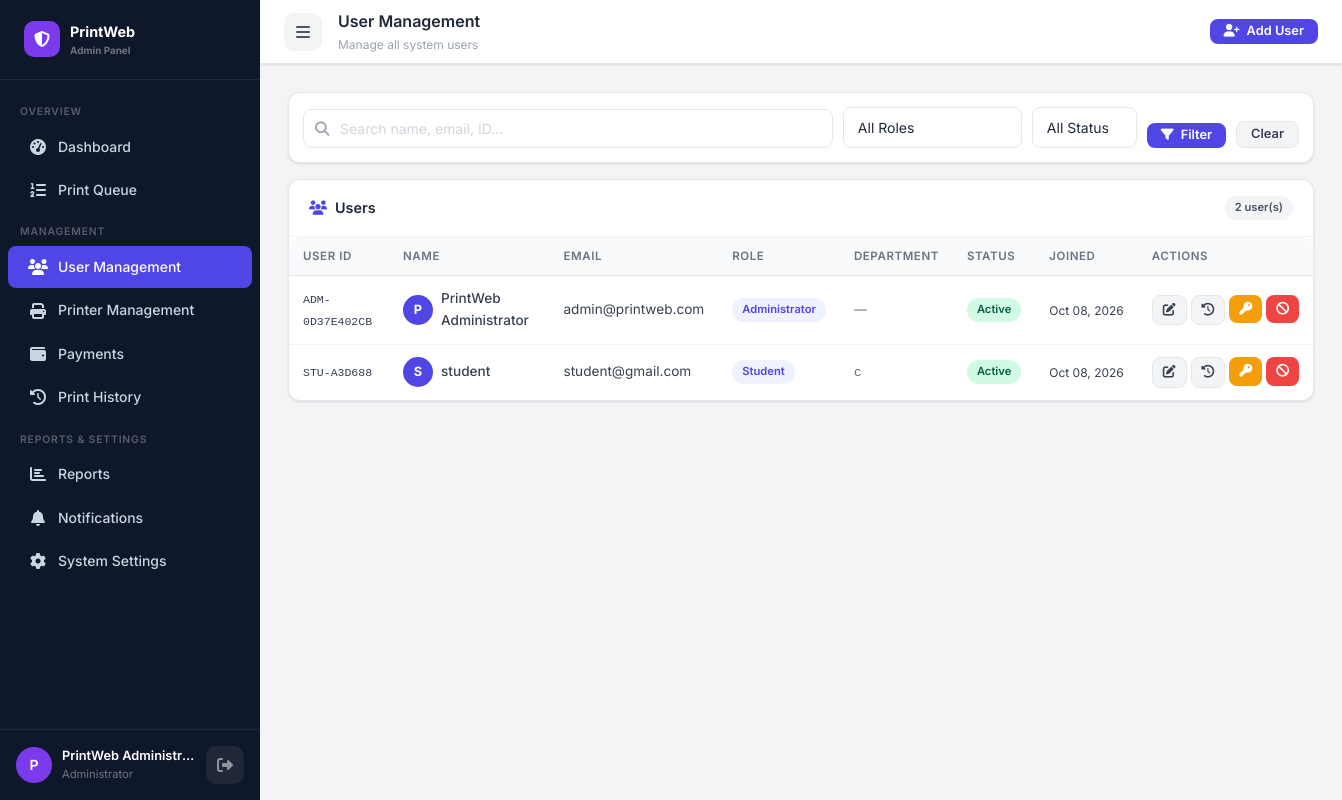
/admin/users.php (signed in), run on the app's committed database.
### tables this page shows
CREATE TABLE `users` (
  `id` int(11) NOT NULL,
  `user_id` varchar(20) NOT NULL,
  `full_name` varchar(150) NOT NULL,
  `email` varchar(150) NOT NULL,
  `password_hash` varchar(255) NOT NULL,
  `role` enum('student','faculty','staff','other','admin','operator') NOT NULL DEFAULT 'student',
  `contact_number` varchar(20) DEFAULT NULL,
  `department` varchar(100) DEFAULT NULL,
  `status` enum('active','inactive','suspended') NOT NULL DEFAULT 'active',
  `email_verified` tinyint(1) NOT NULL DEFAULT 0,
  `profile_picture` varchar(255) DEFAULT NULL,
  `created_at` datetime NOT NULL DEFAULT current_timestamp(),
  `updated_at` datetime NOT NULL DEFAULT current_timestamp() ON UPDATE current_timestamp()
);

### includes/functions.php (called while the page is built, shortened)
<?php
function h(string $str): string {
    return htmlspecialchars($str, ENT_QUOTES, 'UTF-8');
}
function formatDateTime(?string $datetime, string $format = 'M d, Y h:i A'): string {
    return date($format, strtotime($datetime));
}

### admin/users.php (the view, shortened to what this page needs)
<?php
require_once __DIR__ . '/../includes/functions.php';
$search       = trim($_GET['q'] ?? '');
$page         = max(1, (int)($_GET['page'] ?? 1));
$perPage      = 15;
$where  = ['1=1'];
$params = [];
$whereStr = 'WHERE ' . implode(' AND ', $where);
$countStmt = $pdo->prepare("SELECT COUNT(*) FROM users {$whereStr}");
$countStmt->execute($params);
$total = (int)$countStmt->fetchColumn();
$offset = ($page - 1) * $perPage;
$params[] = $perPage; $params[] = $offset;
$stmt = $pdo->prepare("SELECT * FROM users {$whereStr} ORDER BY created_at DESC LIMIT ? OFFSET ?");
$stmt->execute($params);
$users = $stmt->fetchAll();
include __DIR__ . '/../includes/header.php';
?>
<div class="app-wrapper">
<?php include __DIR__ . '/../includes/sidebar_admin.php'; ?>
<div class="main-content">
    <div class="topbar">
        <button class="icon-btn" id="sidebarToggle"><i class="fas fa-bars"></i></button>
        <div class="topbar-title">User Management<small>Manage all system users</small></div>
        <div class="topbar-actions">
            <button class="btn btn-primary btn-sm" onclick="openModal('addUserModal')">
                <i class="fas fa-user-plus"></i> Add User
            </button>
        </div>
    </div>
    <div class="page-content">
        <div class="card fade-in" style="margin-bottom:16px">
            <div class="card-body" style="padding:14px">
                <form method="GET" style="display:flex;gap:10px;flex-wrap:wrap;align-items:flex-end">
                    <div class="search-box" style="flex:1;min-width:200px">
                        <i class="fas fa-search"></i>
                        <input type="text" name="q" class="form-control" value="<?= h($search) ?>" placeholder="Search name, email, ID...">
                    </div>
                    <select name="role" class="form-select" style="width:auto">
                        <option value="">All Roles</option>
                    </select>
                    <select name="status" class="form-select" style="width:auto">
                        <option value="">All Status</option>
                    </select>
                    <button type="submit" class="btn btn-primary btn-sm"><i class="fas fa-filter"></i> Filter</button>
                    <a href="<?= BASE_URL ?>/admin/users.php" class="btn btn-secondary btn-sm">Clear</a>
                </form>
            </div>
        </div>
        <div class="card fade-in">
            <div class="card-header">
                <div class="card-title"><i class="fas fa-users"></i> Users</div>
                <span class="badge badge-secondary"><?= $total ?> user(s)</span>
            </div>
            <div class="table-wrapper">
                <table>
                    <thead>
                        <tr><th>User ID</th><th>Name</th><th>Email</th><th>Role</th><th>Department</th><th>Status</th><th>Joined</th><th>Actions</th></tr>
                    </thead>
                    <tbody>
                        <?php foreach ($users as $u): ?>
                        <tr>
                            <td><code style="font-size:.72rem"><?= h($u['user_id']) ?></code></td>
                            <td>
                                <div style="display:flex;align-items:center;gap:8px">
                                    <div style="width:30px;height:30px;border-radius:50%;background:var(--primary);color:#fff;display:flex;align-items:center;justify-content:center;font-size:.8rem;font-weight:700;flex-shrink:0">
                                        <?= strtoupper(substr($u['full_name'],0,1)) ?>
                                    </div>
                                    <span style="font-weight:500"><?= h($u['full_name']) ?></span>
                                </div>
                            </td>
                            <td><?= h($u['email']) ?></td>
                            <td><span class="badge badge-primary"><?= ROLES[$u['role']] ?? $u['role'] ?></span></td>
                            <td style="color:var(--gray-500);font-size:.8rem"><?= h($u['department'] ?: '—') ?></td>
                            <td>
                                <?php if ($u['status'] === 'active'): ?>
                                    <span class="badge badge-success">Active</span>
                                <?php elseif ($u['status'] === 'inactive'): ?>
                                    <span class="badge badge-secondary">Inactive</span>
                                <?php else: ?>
                                    <span class="badge badge-danger">Suspended</span>
                                <?php endif; ?>
                            </td>
                            <td style="font-size:.75rem;white-space:nowrap"><?= formatDateTime($u['created_at'], 'M d, Y') ?></td>
                            <td>
                                <div style="display:flex;gap:4px">
                                    <a href="?edit=<?= $u['id'] ?>" class="btn btn-secondary btn-sm btn-icon" data-tooltip="Edit"><i class="fas fa-edit"></i></a>
                                    <a href="<?= BASE_URL ?>/admin/users.php?view_history=<?= $u['id'] ?>" class="btn btn-secondary btn-sm btn-icon" data-tooltip="History"><i class="fas fa-history"></i></a>
                                    <form method="POST" style="display:inline" onsubmit="return confirm('Reset password to PrintWeb@123?')">
                                        <button type="submit" class="btn btn-warning btn-sm btn-icon" data-tooltip="Reset Password"><i class="fas fa-key"></i></button>
                                    </form>
                                    <?php if ($u['status'] === 'active'): ?>
                                    <form method="POST" style="display:inline" onsubmit="return confirm('Deactivate this user?')">
                                        <button type="submit" class="btn btn-danger btn-sm btn-icon" data-tooltip="Deactivate"><i class="fas fa-ban"></i></button>
                                    </form>
                                    <?php endif; ?>
                                </div>
                            </td>
                        </tr>
                        <?php endforeach; ?>
                    </tbody>
                </table>
            </div>
        </div>
    </div>
</div>
</div>
<?php include __DIR__ . '/../includes/footer.php'; ?>

### data on the page
users: user "ADM-0D37E402CB", full_name "P", full_name "PrintWeb Administrator", email "admin@printweb.com", role "Administrator", department "—", status "Active", created_at "Oct 08, 2026"
users: user "STU-A3D688", full_name "S", full_name "student", email "student@gmail.com", role "Student", department "c", status "Active", created_at "Oct 08, 2026"

### other printed values
$label "Dashboard Print Queue User Management Printer Management Payments Print History Reports Notifications System Settings"
substr($_SESSION['user_name'] ?? 'A', 0, 1) "P"
$_SESSION['user_name'] "PrintWeb Administr…"
ROLES[$_SESSION['user_role'] ?? 'admin'] "Administrator"
$total "2"
